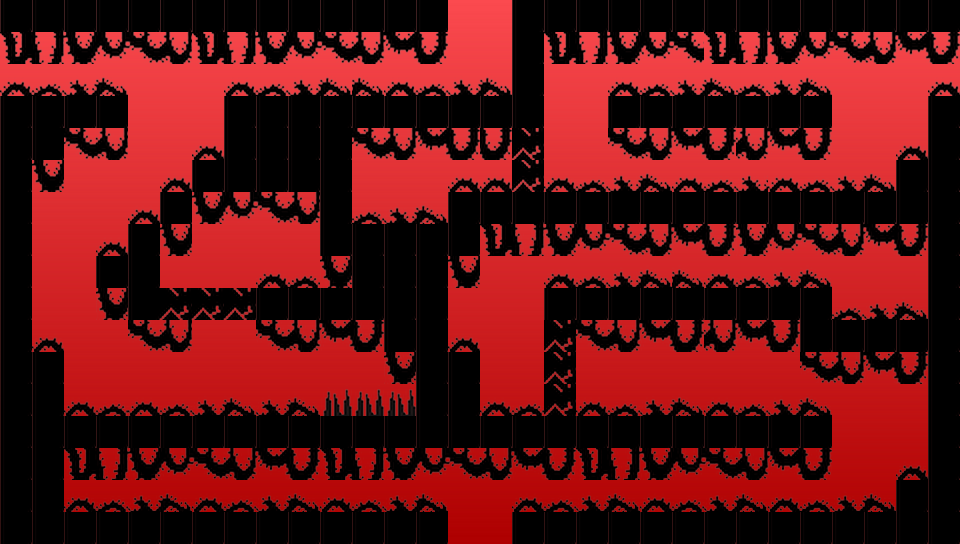

Rendered tile map (Tiled .tmx) drawn with the repository's tilesets; below, a short description and the map source with its tile grids summarised:
An orthogonal 30x17 tile map with 32x32 px tiles, 1 tile layer (GroundTilesLayer), 12 tilesets, 1 image layer and 47 objects.

<map version="1.5" tiledversion="1.6.0" orientation="orthogonal" renderorder="right-down" width="30" height="17" tilewidth="32" tileheight="32" infinite="0" nextlayerid="11" nextobjectid="162">
 <tileset firstgid="1" name="Ground" tilewidth="32" tileheight="32" tilecount="7" columns="7">
  <image source="ground-tile-set.png" trans="ff00ff" width="224" height="32" />
 </tileset>
 <tileset firstgid="8" name="Tree1" tilewidth="32" tileheight="32" tilecount="12" columns="2">
  <image source="t1-tile-set.png" trans="ff00ff" width="64" height="192" />
 </tileset>
 <tileset firstgid="20" name="Tree2" tilewidth="32" tileheight="32" tilecount="12" columns="2">
  <image source="t2-tile-set.png" trans="ff00ff" width="64" height="192" />
 </tileset>
 <tileset firstgid="32" name="Lumps1" tilewidth="32" tileheight="32" tilecount="17" columns="17">
  <image source="lp1-tile-set.png" trans="ff00ff" width="544" height="32" />
 </tileset>
 <tileset firstgid="49" name="Lumps2" tilewidth="32" tileheight="32" tilecount="17" columns="17">
  <image source="lp2-tile-set.png" trans="ff00ff" width="544" height="32" />
 </tileset>
 <tileset firstgid="66" name="Lumps3" tilewidth="32" tileheight="32" tilecount="17" columns="17">
  <image source="lp3-tile-set.png" trans="ff00ff" width="544" height="32" />
 </tileset>
 <tileset firstgid="83" name="Fungus1" tilewidth="32" tileheight="32" tilecount="24" columns="4">
  <image source="fungus1.png" trans="ff00ff" width="128" height="192" />
 </tileset>
 <tileset firstgid="107" name="Fungus2" tilewidth="32" tileheight="32" tilecount="24" columns="4">
  <image source="fungus2.png" trans="ff00ff" width="128" height="192" />
 </tileset>
 <tileset firstgid="131" name="Shrooms" tilewidth="32" tileheight="32" tilecount="5" columns="5">
  <image source="shrooms-tile-set.png" trans="ff00ff" width="160" height="32" />
 </tileset>
 <tileset firstgid="136" name="Rose1" tilewidth="32" tileheight="32" tilecount="24" columns="4">
  <image source="rose1.png" trans="ff00ff" width="128" height="192" />
 </tileset>
 <tileset firstgid="160" name="Rose2" tilewidth="32" tileheight="32" tilecount="24" columns="4">
  <image source="rose2.png" trans="ff00ff" width="128" height="192" />
 </tileset>
 <tileset firstgid="184" name="Vines" tilewidth="32" tileheight="32" tilecount="5" columns="5">
  <image source="vines-tile-set.png" trans="ff00ff" width="160" height="32" />
 </tileset>
 <imagelayer id="2" name="BackgroundImageLayer" locked="1">
  <image source="bg3.png" width="960" height="544" />
 </imagelayer>
 <layer id="1" name="GroundTilesLayer" width="30" height="17" locked="1">
  <data>[510 cells, 417 non-empty, 15 distinct tile ids]</data>
 </layer>
 <objectgroup id="7" name="GroundObjectsLayer" locked="1">
  <object id="111" x="0" y="0" width="448" height="32" />
  <object id="112" x="512" y="0" width="448" height="32" />
  <object id="113" x="512" y="32" width="32" height="64" />
  <object id="114" x="0" y="96" width="128" height="32" />
  <object id="115" x="0" y="128" width="64" height="32" />
  <object id="116" x="0" y="160" width="32" height="192" />
  <object id="117" x="0" y="352" width="64" height="64" />
  <object id="118" x="0" y="416" width="832" height="32" />
  <object id="119" x="0" y="448" width="64" height="64" />
  <object id="120" x="0" y="512" width="448" height="32" />
  <object id="121" x="512" y="512" width="448" height="32" />
  <object id="122" x="896" y="480" width="64" height="32" />
  <object id="123" x="800" y="320" width="160" height="32" />
  <object id="124" x="928" y="352" width="32" height="128" />
  <object id="125" x="544" y="288" width="288" height="32" />
  <object id="126" x="928" y="224" width="32" height="96" />
  <object id="127" x="448" y="192" width="512" height="32" />
  <object id="130" x="896" y="160" width="64" height="32" />
  <object id="131" x="928" y="96" width="32" height="64" />
  <object id="132" x="608" y="96" width="224" height="32" />
  <object id="133" x="224" y="96" width="320" height="32" />
  <object id="135" x="224" y="128" width="128" height="32" />
  <object id="136" x="192" y="160" width="160" height="32" />
  <object id="137" x="160" y="192" width="32" height="32" />
  <object id="138" x="128" y="224" width="32" height="32" />
  <object id="139" x="96" y="256" width="64" height="32" />
  <object id="140" x="128" y="288" width="32" height="32" />
  <object id="141" x="320" y="192" width="32" height="32" />
  <object id="142" x="320" y="224" width="160" height="32" />
  <object id="143" x="352" y="256" width="96" height="32" />
  <object id="144" x="256" y="288" width="192" height="32" />
  <object id="145" x="384" y="320" width="64" height="32" />
  <object id="146" x="416" y="352" width="64" height="64" />
 </objectgroup>
 <objectgroup id="8" name="SpikesObjectsLayer" locked="1">
  <object id="147" x="320" y="384" width="96" height="32" />
 </objectgroup>
 <objectgroup id="9" name="CrumbleObjectsLayer" locked="1">
  <object id="148" x="512" y="128" width="32" height="64" />
  <object id="149" x="544" y="320" width="32" height="96" />
  <object id="150" x="160" y="288" width="96" height="32" />
 </objectgroup>
 <objectgroup id="10" name="ChangeEnemyDirectionObjectsLayer" locked="1">
  <object id="152" x="607.259" y="84.8984" width="5.89572" height="10.6123" />
  <object id="153" x="825.401" y="86.0775" width="5.89572" height="8.25401" />
  <object id="154" x="545.944" y="179.23" width="7.07486" height="11.7914" />
  <object id="155" x="887.895" y="180.409" width="5.89572" height="11.7914" />
  <object id="156" x="735.786" y="402.088" width="7.07486" height="14.1497" />
  <object id="157" x="576.601" y="402.088" width="5.89572" height="12.9706" />
  <object id="158" x="511.748" y="501.136" width="7.07486" height="9.43315" />
  <object id="159" x="889.074" y="499.957" width="5.89572" height="10.6123" />
  <object id="160" x="64.8529" y="405.625" width="4.71658" height="10.6123" />
  <object id="161" x="313.652" y="404.446" width="4.71658" height="11.7914" />
 </objectgroup>
</map>
